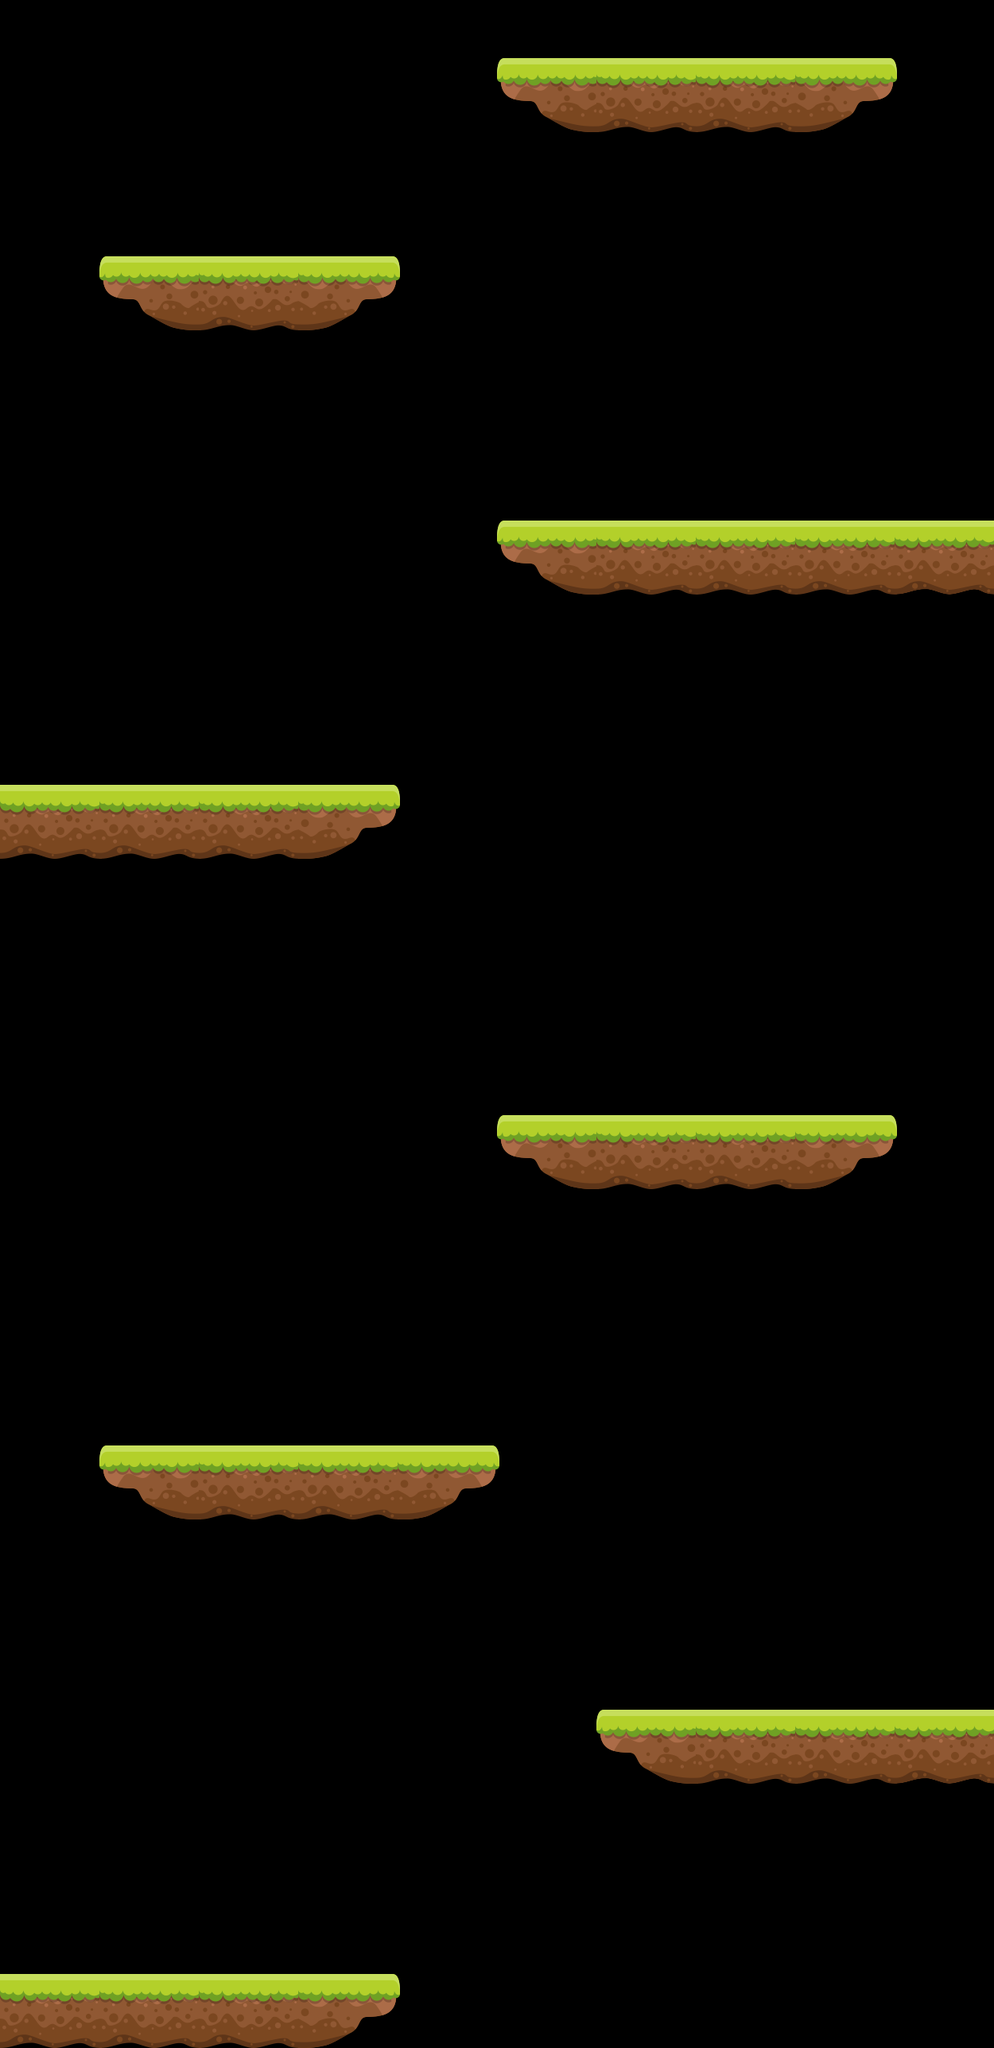

Below is a game level as drawn by its tile map, then a one-line description and the .tmx that defines it (tile-layer data replaced by summaries):
An orthogonal 10x31 tile map with 125x83 px tiles, 1 tile layer (platform), 3 tilesets and 12 objects (8x platform, 2x barrier).

<map version="1.5" tiledversion="1.7.2" orientation="orthogonal" renderorder="right-down" width="10" height="31" tilewidth="125" tileheight="83" infinite="0" nextlayerid="20" nextobjectid="226">
 <tileset firstgid="1" name="tiles" tilewidth="129" tileheight="129" tilecount="18" columns="0">
  <grid orientation="orthogonal" width="1" height="1" />
  <tile id="0">
   <image width="128" height="128" source="GAME PROGRAMMING PROGETTO/map/png/Tiles/1.png" />
   <objectgroup draworder="index">
    <object id="15" x="0" y="0" width="128" height="32" />
   </objectgroup>
  </tile>
  <tile id="1" type="ground">
   <image width="128" height="128" source="GAME PROGRAMMING PROGETTO/map/png/Tiles/2.png" />
  </tile>
  <tile id="2" type="ground">
   <image width="128" height="128" source="GAME PROGRAMMING PROGETTO/map/png/Tiles/3.png" />
  </tile>
  <tile id="3">
   <image width="129" height="129" source="GAME PROGRAMMING PROGETTO/map/png/Tiles/4.png" />
  </tile>
  <tile id="4">
   <image width="128" height="128" source="GAME PROGRAMMING PROGETTO/map/png/Tiles/5.png" />
  </tile>
  <tile id="5">
   <image width="128" height="128" source="GAME PROGRAMMING PROGETTO/map/png/Tiles/6.png" />
  </tile>
  <tile id="6" type="ground">
   <image width="128" height="128" source="GAME PROGRAMMING PROGETTO/map/png/Tiles/7.png" />
  </tile>
  <tile id="7">
   <image width="128" height="128" source="GAME PROGRAMMING PROGETTO/map/png/Tiles/8.png" />
  </tile>
  <tile id="8">
   <image width="128" height="128" source="GAME PROGRAMMING PROGETTO/map/png/Tiles/9.png" />
  </tile>
  <tile id="9">
   <image width="128" height="128" source="GAME PROGRAMMING PROGETTO/map/png/Tiles/10.png" />
  </tile>
  <tile id="10" type="ground">
   <image width="128" height="128" source="GAME PROGRAMMING PROGETTO/map/png/Tiles/11.png" />
  </tile>
  <tile id="11">
   <image width="128" height="128" source="GAME PROGRAMMING PROGETTO/map/png/Tiles/12.png" />
  </tile>
  <tile id="12" type="ground">
   <image width="128" height="93" source="GAME PROGRAMMING PROGETTO/map/png/Tiles/13.png" />
  </tile>
  <tile id="13" type="ground">
   <image width="128" height="93" source="GAME PROGRAMMING PROGETTO/map/png/Tiles/14.png" />
  </tile>
  <tile id="14" type="ground">
   <image width="128" height="93" source="GAME PROGRAMMING PROGETTO/map/png/Tiles/15.png" />
  </tile>
  <tile id="15">
   <image width="128" height="128" source="GAME PROGRAMMING PROGETTO/map/png/Tiles/16.png" />
  </tile>
  <tile id="16">
   <image width="128" height="99" source="GAME PROGRAMMING PROGETTO/map/png/Tiles/17.png" />
  </tile>
  <tile id="17">
   <image width="128" height="128" source="GAME PROGRAMMING PROGETTO/map/png/Tiles/18.png" />
  </tile>
  <wangsets>
   <wangset name="Terrains" type="corner" tile="-1">
    <wangcolor name="New Terrain" color="#ff0000" tile="1" probability="1" />
   </wangset>
  </wangsets>
 </tileset>
 <tileset firstgid="19" name="objects" tilewidth="282" tileheight="301" tilecount="13" columns="0">
  <grid orientation="orthogonal" width="1" height="1" />
  <tile id="0">
   <image width="133" height="65" source="GAME PROGRAMMING PROGETTO/map/png/Objects/Bush (1).png" />
  </tile>
  <tile id="1">
   <image width="133" height="65" source="GAME PROGRAMMING PROGETTO/map/png/Objects/Bush (2).png" />
  </tile>
  <tile id="2">
   <image width="73" height="47" source="GAME PROGRAMMING PROGETTO/map/png/Objects/Bush (3).png" />
  </tile>
  <tile id="3">
   <image width="73" height="46" source="GAME PROGRAMMING PROGETTO/map/png/Objects/Bush (4).png" />
  </tile>
  <tile id="4" type="crate">
   <properties>
    <property name="bodyType" value="dynamic" />
   </properties>
   <image width="77" height="77" source="GAME PROGRAMMING PROGETTO/map/png/Objects/Crate.png" />
  </tile>
  <tile id="5">
   <image width="49" height="41" source="GAME PROGRAMMING PROGETTO/map/png/Objects/Mushroom_1.png" />
  </tile>
  <tile id="6">
   <image width="50" height="41" source="GAME PROGRAMMING PROGETTO/map/png/Objects/Mushroom_2.png" />
  </tile>
  <tile id="7">
   <image width="63" height="65" source="GAME PROGRAMMING PROGETTO/map/png/Objects/Sign_1.png" />
  </tile>
  <tile id="8">
   <image width="62" height="64" source="GAME PROGRAMMING PROGETTO/map/png/Objects/Sign_2.png" />
  </tile>
  <tile id="9">
   <image width="90" height="54" source="GAME PROGRAMMING PROGETTO/map/png/Objects/Stone.png" />
  </tile>
  <tile id="10">
   <image width="116" height="44" source="GAME PROGRAMMING PROGETTO/map/png/Objects/Tree_1.png" />
  </tile>
  <tile id="11">
   <image width="282" height="301" source="GAME PROGRAMMING PROGETTO/map/png/Objects/Tree_2.png" />
  </tile>
  <tile id="12">
   <image width="282" height="275" source="GAME PROGRAMMING PROGETTO/map/png/Objects/Tree_3.png" />
  </tile>
 </tileset>
 <tileset firstgid="32" name="back" tilewidth="885" tileheight="1212" tilecount="1" columns="0">
  <grid orientation="orthogonal" width="1" height="1" />
  <tile id="1">
   <image width="885" height="1212" source="GAME PROGRAMMING PROGETTO/map/png/BG/background.jpg" />
  </tile>
 </tileset>
 <objectgroup id="19" name="background">
  <object id="225" gid="33" x="0" y="2574" width="1261" height="2576" />
 </objectgroup>
 <layer id="13" name="platform" width="10" height="31">
  <data>[310 cells, 32 non-empty, 3 distinct tile ids]</data>
 </layer>
 <objectgroup id="17" name="collisionPlatforms">
  <object id="203" type="platform" x="0.888523" y="981.536" width="497.653" height="95.4617">
   <properties>
    <property name="bodyType" value="static" />
    <property name="bounce" type="float" value="0" />
    <property name="density" type="float" value="2" />
    <property name="friction" type="float" value="0" />
    <property name="isVisible" type="bool" value="false" />
   </properties>
  </object>
  <object id="212" type="platform" x="-2.44307" y="2477.54" width="502.842" height="95.4617">
   <properties>
    <property name="bodyType" value="static" />
    <property name="bounce" type="float" value="0" />
    <property name="density" type="float" value="2" />
    <property name="friction" type="float" value="0" />
    <property name="isVisible" type="bool" value="false" />
   </properties>
  </object>
  <object id="214" type="platform" x="127.23" y="1814.8" width="497.653" height="95.4617">
   <properties>
    <property name="bodyType" value="static" />
    <property name="bounce" type="float" value="0" />
    <property name="density" type="float" value="2" />
    <property name="friction" type="float" value="0" />
    <property name="isVisible" type="bool" value="false" />
   </properties>
  </object>
  <object id="213" type="platform" x="750.696" y="2143.71" width="500.248" height="95.4617">
   <properties>
    <property name="bodyType" value="static" />
    <property name="bounce" type="float" value="0" />
    <property name="density" type="float" value="2" />
    <property name="friction" type="float" value="0" />
    <property name="isVisible" type="bool" value="false" />
   </properties>
  </object>
  <object id="204" type="platform" x="627.543" y="1406.63" width="496.088" height="89.2019">
   <properties>
    <property name="bodyType" value="static" />
    <property name="bounce" type="float" value="0" />
    <property name="density" type="float" value="2" />
    <property name="friction" type="float" value="0" />
    <property name="isVisible" type="bool" value="false" />
   </properties>
  </object>
  </objectgroup>
</map>
<!-- 5 of 12 objects omitted -->
